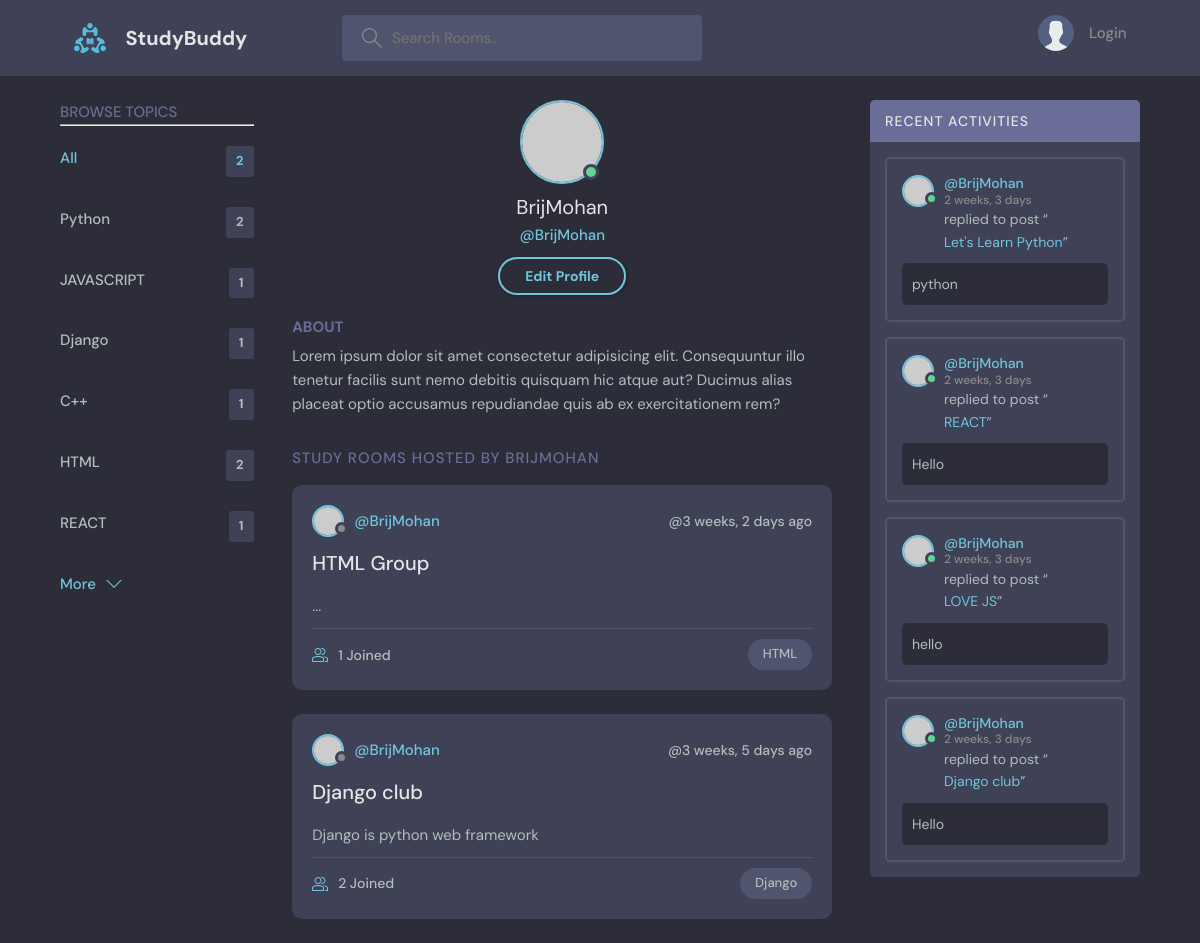
The app's page /user-profile/5/ with its own data.
### base/models.py (models this page shows, shortened)
class Topic(models.Model):
    name = models.CharField(max_length=200)
    def __str__(self):
        return self.name

class Room(models.Model):
    host = models.ForeignKey(User,on_delete=models.SET_NULL,null=True)
    topic = models.ForeignKey(Topic,on_delete=models.SET_NULL,null=True)
    name = models.CharField(max_length=200)
    participants = models.ManyToManyField(User,related_name='participants',blank=True)
    description = models.TextField(null=True,blank=True)
    updated=models.DateTimeField(auto_now=True)
    created = models.DateTimeField(auto_now_add=True)
    class Meta:
        ordering = ['-updated','-created']

class Message(models.Model):
    user = models.ForeignKey(User,on_delete=models.CASCADE)
    room = models.ForeignKey(Room,on_delete=models.CASCADE)
    body = models.TextField()
    updated=models.DateTimeField(auto_now=True)
    created = models.DateTimeField(auto_now_add=True)
    class Meta:
        ordering = ['-updated','-created']
    def __str__(self):
        return self.body[0:50]

### base/views.py (the view)
# urls.py: path('user-profile/<str:pk>/',views.userProfile,name="user-profile")
@throttle_classes([UserRateThrottle])
def userProfile(request,pk):
    user = User.objects.get(id=pk)
    rooms = user.room_set.all()
    topics = Topic.objects.all()
    room_messages = user.message_set.all()
    context={'user':user,'topics':topics,'room_messages':room_messages,'rooms':rooms}
    return render(request,'base/profile.html',context)

### base/templates/base/profile.html
  {% extends 'main.html' %}
  {% block content %}
  <main class="profile-page layout layout--3">
    <div class="container">
      <div >
        {%include 'base/topics_component.html' %}
      </div>
      <div class="roomList">
        <div class="profile">
          <div class="profile__avatar">
            <div class="avatar avatar--large active">
              <img src="https://randomuser.me/api/portraits/men/11.jpg" />
            </div>
          </div>
          <div class="profile__info">
            <h3>{{user.username}}</h3>
            <p>@{{user.username}}</p>
            <a href="#" class="btn btn--main btn--pill">Edit Profile</a>
          </div>
          <div class="profile__about">
            <h3>About</h3>
            <p>
              Lorem ipsum dolor sit amet consectetur adipisicing elit. Consequuntur illo tenetur
              facilis sunt nemo debitis quisquam hic atque aut? Ducimus alias placeat optio
              accusamus repudiandae quis ab ex exercitationem rem?
            </p>
          </div>
        </div>
        <div class="roomList__header">
          <div>
            <h2>Study Rooms Hosted by {{user.username}}</a>
            </h2>
          </div>
        </div>
        <div>
          {%include 'base/feed_component.html' %}
        </div>
      </div>
      <div class="activities">
        {%include 'base/activity_component.html' %}
      </div>
    </div>
  </main>
{% endblock %}

### base/templates/base/topics_component.html
<div class="topics">
    <div class="topics__header">
      <h2>Browse Topics</h2>
      <hr>
    </div>
    <ul class="topics__list">
        <li>
            <a href="{% url 'home' %}" class="active">All <span>{{rooms.count}}</span></a>
        </li>
        {% for topic in topics %}
        <li>
            <a href="{% url 'home'%}?q={{topic.name}}">{{topic.name}} <span>{{topic.room_set.all.count}}</span></a>
        </li>
        {% endfor %}
    </ul>
    <a class="btn btn--link" href="#">
        More
        <svg version="1.1" xmlns="http://www.w3.org/2000/svg" width="32" height="32" viewBox="0 0 32 32">
          <title>chevron-down</title>
          <path d="M16 21l-13-13h-3l16 16 16-16h-3l-13 13z"></path>
        </svg>
      </a>
  </div>

### base/templates/base/feed_component.html (shortened to what this page needs)
<div>
    {% for room in rooms %}
<div class="roomListRoom">
    <div class="roomListRoom__header">
      <a href="{% url 'user-profile' room.host.id %}" class="roomListRoom__author">
        <div class="avatar avatar--small">
          <img src="https://randomuser.me/api/portraits/men/13.jpg" alt="Image description" />
        </div>
        <span>@{{room.host.username}}</span>
      </a>
      <div class="roomListRoom__actions">
        <span>@{{room.created | timesince }} ago</span>
      </div>
    </div>
    <div class="roomListRoom__content">
      <a href="{% url 'room' room.id %}">{{room.name}}</a>
      <p>{{room.description}}</p>
    </div>
    <div class="roomListRoom__meta">
      <a href="{% url 'room' room.id %}" class="roomListRoom__joined">
        {{room.participants.count}} Joined
      </a>
      <p class="roomListRoom__topic">{{room.topic}}</p>
    </div>
  </div>
  {% endfor %}
</div>

### base/templates/base/activity_component.html (shortened to what this page needs)
<div class="activities__header">
    <h2>Recent Activities</h2>
  </div>
  <div>
    {% for message in room_messages %}
  <div class="activities__box">
    <div class="activities__boxHeader roomListRoom__header">
      <a href="{% url 'user-profile' message.user.id %}" class="roomListRoom__author">
        <div class="avatar avatar--small active">
          <img src="https://randomuser.me/api/portraits/men/13.jpg" />
        </div>
        <p>
          @{{message.user}}
          <span>{{message.created|timesince}}</span>
        </p>
      </a>
    </div>
    <div class="activities__boxContent">
      <p>replied to post “<br><a href="{% url 'room' message.room.id %}">{{message.room.name}}</a>”</p>
      <div class="activities__boxRoomContent">{{message}}</div>
    </div>
  </div>
  {% endfor %}
  </div>

### records on screen
Topic: name "Python", room_set.all.count "2"
Topic: name "JAVASCRIPT", room_set.all.count "1"
Topic: name "Django", room_set.all.count "1"
Topic: name "C++", room_set.all.count "1"
Topic: name "HTML", room_set.all.count "2"
Topic: name "REACT", room_set.all.count "1"
Room: host.username "BrijMohan", created "3 weeks, 2 days", name "HTML Group", description "...", participants.count "1", topic "HTML"
Room: host.username "BrijMohan", created "3 weeks, 5 days", name "Django club", description "Django is python web framework", participants.count "2", topic "Django"
Message: user "BrijMohan", created "2 weeks, 3 days", room.name "Let's Learn Python", body "python"
Message: user "BrijMohan", created "2 weeks, 3 days", room.name "REACT", body "Hello"
Message: user "BrijMohan", created "2 weeks, 3 days", room.name "LOVE JS", body "hello"
Message: user "BrijMohan", created "2 weeks, 3 days", room.name "Django club", body "Hello"

### other values on screen
{{ rooms.count }} "2"
{{ user.username }} "BrijMohan"
{{ user.username }} "BRIJMOHAN"
